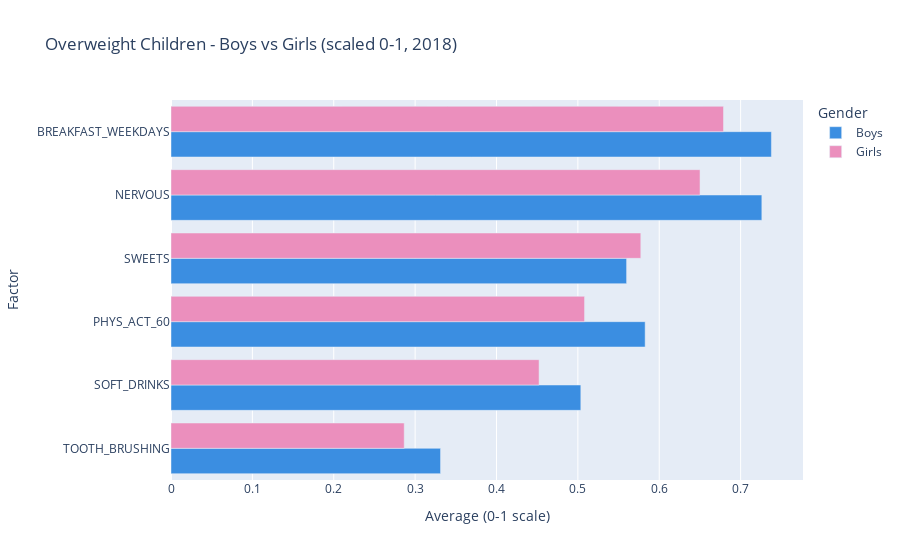

The cell this chart's notebook holds for it:
### Markdown cell above
### GRAPH 2
### TOP Gender behaviour differences of overweight children
Story: V jakych factors/types of behaviour se lisi kluci s nadvahou od holek s nadvahou, top chovani ktera jsou nejzajimavejsi/maji nej dopad. 

*How features selected: feature engineering/random forest, regrese a R-squared, kontrolni grafy treba v Tableau

### Code cell
### GRAPH 2
### HORIZONTAL BARCHART ###
# BOYS vs GIRLS
# TOP FEATURES 
# 2018

# narrowing df to year=2018, owerweight=1
df_h = df[(df["YEAR"] == 2018) & (df["OVERWEIGHT"] == 1)]

# specifying 2 groups within the new df - sex: 1 boys, 2 girls
df_h = df_h.groupby("SEX", as_index=False)[list_columns].mean()

# scales normalized to 0-1
for feature in list_columns:
    max_scale = dict_scales[feature]
    df_h[feature] = df_h[feature] / max_scale

# melt = turning df from 'wide' to 'long' form 
df_sex_long = df_h.melt(
    id_vars=["SEX"],                 # keeping this column as it is -> serves as ID of the group
    value_vars=list_columns,         # these columns to be 'melted' into a couple (feature, value):
    var_name="FEATURE",              # new column name for feature
    value_name="VALUE"               # new column name for value
)

# turning numeric 'SEX' (1,2) into text labels
sex_map = {1: "Boys", 2: "Girls"}
df_sex_long["SEX_STRING"] = df_sex_long["SEX"].map(sex_map)     


# sorting Y features - to be used in category_orders
feature_order = (
    df_sex_long.groupby("FEATURE")["VALUE"]      
    .mean()                                      # average value of each key for both genders
    .sort_values(ascending=False)                # sorting by average descendingly
    .index.tolist()                              # turning index (feature names) to list
)

# creating BARCHART - GROUPED BARS (NOT STACKED)
colors = {"Girls": "#eb8fbd", "Boys": "#3b8ee1"} 

fig_horizontal_barchart = px.bar(
    df_sex_long,
    x="VALUE",
    y="FEATURE",
    color="SEX_STRING",
    orientation="h",        # if "v"(vertical) -> then swap x/y axis
    barmode="group",        # group columns next to one another, NOT STACKED
    category_orders={
        "FEATURE": feature_order,
        "SEX_STRING": ["Boys", "Girls"]}, 
    color_discrete_map=colors,
    title="Overweight Children - Boys vs Girls (scaled 0-1, 2018)"
)

fig_horizontal_barchart.update_layout(
    xaxis_title="Average (0-1 scale)",
    yaxis_title="Factor",
    legend_title="Gender"
)

fig_horizontal_barchart.show()

### Figure 1 — Plotly figure (JSON) as saved in the notebook; plotly's stock layout.template omitted (floating-point values rounded to 4 significant figures)
{"data": [{"alignmentgroup": "True", "hovertemplate": "SEX_STRING=Boys<br>VALUE=%{x}<br>FEATURE=%{y}<extra></extra>", "legendgroup": "Boys", "marker": {"color": "#3b8ee1", "pattern": {"shape": ""}}, "name": "Boys", "offsetgroup": "Boys", "orientation": "h", "showlegend": true, "textposition": "auto", "type": "bar", "x": [0.5599, 0.3312, 0.7378, 0.5036, 0.5827, 0.7261], "xaxis": "x", "y": ["SWEETS", "TOOTH_BRUSHING", "BREAKFAST_WEEKDAYS", "SOFT_DRINKS", "PHYS_ACT_60", "NERVOUS"], "yaxis": "y"}, {"alignmentgroup": "True", "hovertemplate": "SEX_STRING=Girls<br>VALUE=%{x}<br>FEATURE=%{y}<extra></extra>", "legendgroup": "Girls", "marker": {"color": "#eb8fbd", "pattern": {"shape": ""}}, "name": "Girls", "offsetgroup": "Girls", "orientation": "h", "showlegend": true, "textposition": "auto", "type": "bar", "x": [0.5774, 0.2866, 0.679, 0.4523, 0.5082, 0.6501], "xaxis": "x", "y": ["SWEETS", "TOOTH_BRUSHING", "BREAKFAST_WEEKDAYS", "SOFT_DRINKS", "PHYS_ACT_60", "NERVOUS"], "yaxis": "y"}], "layout": {"barmode": "group", "legend": {"title": {"text": "Gender"}, "tracegroupgap": 0}, "title": {"text": "Overweight Children - Boys vs Girls (scaled 0-1, 2018)"}, "xaxis": {"anchor": "y", "domain": [0, 1], "title": {"text": "Average (0-1 scale)"}}, "yaxis": {"anchor": "x", "categoryarray": ["TOOTH_BRUSHING", "SOFT_DRINKS", "PHYS_ACT_60", "SWEETS", "NERVOUS", "BREAKFAST_WEEKDAYS"], "categoryorder": "array", "domain": [0, 1], "title": {"text": "Factor"}}}}
